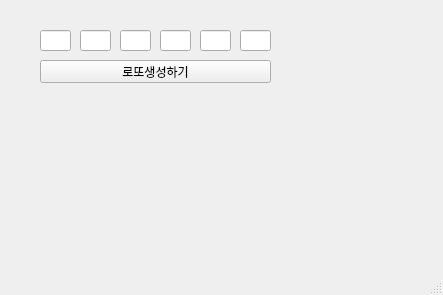
<?xml version="1.0" encoding="UTF-8"?>
<ui version="4.0">
 <class>MainWindow</class>
 <widget class="QMainWindow" name="MainWindow">
  <property name="geometry">
   <rect>
    <x>0</x>
    <y>0</y>
    <width>443</width>
    <height>295</height>
   </rect>
  </property>
  <property name="windowTitle">
   <string>MainWindow</string>
  </property>
  <widget class="QWidget" name="centralwidget">
   <widget class="QLineEdit" name="le1">
    <property name="geometry">
     <rect>
      <x>40</x>
      <y>30</y>
      <width>31</width>
      <height>21</height>
     </rect>
    </property>
   </widget>
   <widget class="QLineEdit" name="le2">
    <property name="geometry">
     <rect>
      <x>80</x>
      <y>30</y>
      <width>31</width>
      <height>21</height>
     </rect>
    </property>
   </widget>
   <widget class="QLineEdit" name="le3">
    <property name="geometry">
     <rect>
      <x>120</x>
      <y>30</y>
      <width>31</width>
      <height>21</height>
     </rect>
    </property>
   </widget>
   <widget class="QLineEdit" name="le4">
    <property name="geometry">
     <rect>
      <x>160</x>
      <y>30</y>
      <width>31</width>
      <height>21</height>
     </rect>
    </property>
   </widget>
   <widget class="QLineEdit" name="le5">
    <property name="geometry">
     <rect>
      <x>200</x>
      <y>30</y>
      <width>31</width>
      <height>21</height>
     </rect>
    </property>
   </widget>
   <widget class="QLineEdit" name="le6">
    <property name="geometry">
     <rect>
      <x>240</x>
      <y>30</y>
      <width>31</width>
      <height>21</height>
     </rect>
    </property>
   </widget>
   <widget class="QPushButton" name="pb">
    <property name="geometry">
     <rect>
      <x>40</x>
      <y>60</y>
      <width>231</width>
      <height>23</height>
     </rect>
    </property>
    <property name="text">
     <string>로또생성하기</string>
    </property>
   </widget>
  </widget>
  <widget class="QStatusBar" name="statusbar"/>
 </widget>
 <resources/>
 <connections/>
</ui>
